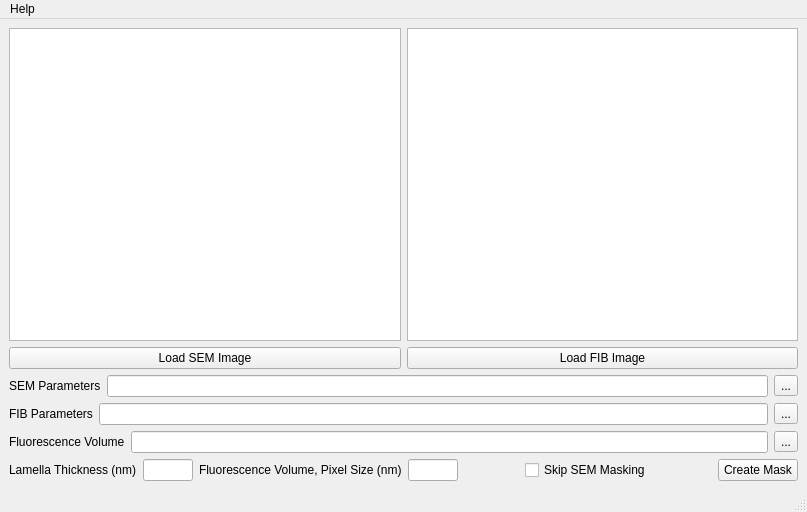
<?xml version="1.0" encoding="UTF-8"?>
<ui version="4.0">
 <class>MainWindow</class>
 <widget class="QMainWindow" name="MainWindow">
  <property name="geometry">
   <rect>
    <x>0</x>
    <y>0</y>
    <width>807</width>
    <height>512</height>
   </rect>
  </property>
  <property name="windowTitle">
   <string>Create Mask</string>
  </property>
  <widget class="QWidget" name="centralwidget">
   <layout class="QVBoxLayout" name="verticalLayout">
    <item>
     <layout class="QHBoxLayout" name="horizontalLayout_graphicsViews">
      <item>
       <widget class="QGraphicsView" name="graphicsView_SEM">
        <property name="sizePolicy">
         <sizepolicy hsizetype="MinimumExpanding" vsizetype="MinimumExpanding">
          <horstretch>0</horstretch>
          <verstretch>0</verstretch>
         </sizepolicy>
        </property>
        <property name="minimumSize">
         <size>
          <width>384</width>
          <height>256</height>
         </size>
        </property>
       </widget>
      </item>
      <item>
       <widget class="QGraphicsView" name="graphicsView_FIB">
        <property name="sizePolicy">
         <sizepolicy hsizetype="MinimumExpanding" vsizetype="MinimumExpanding">
          <horstretch>0</horstretch>
          <verstretch>0</verstretch>
         </sizepolicy>
        </property>
        <property name="minimumSize">
         <size>
          <width>384</width>
          <height>256</height>
         </size>
        </property>
       </widget>
      </item>
     </layout>
    </item>
    <item>
     <layout class="QHBoxLayout" name="horizontalLayout_buttons">
      <item>
       <widget class="QPushButton" name="pushButton_SEMimage">
        <property name="text">
         <string>Load SEM Image</string>
        </property>
       </widget>
      </item>
      <item>
       <widget class="QPushButton" name="pushButton_FIBimage">
        <property name="text">
         <string>Load FIB Image</string>
        </property>
       </widget>
      </item>
     </layout>
    </item>
    <item>
     <layout class="QHBoxLayout" name="horizontalLayout_SEMparam">
      <item>
       <widget class="QLabel" name="label_SEMparam">
        <property name="text">
         <string>SEM Parameters</string>
        </property>
       </widget>
      </item>
      <item>
       <widget class="QLineEdit" name="lineEdit_SEMparam"/>
      </item>
      <item>
       <widget class="QToolButton" name="toolButton_SEMparam">
        <property name="text">
         <string>...</string>
        </property>
       </widget>
      </item>
     </layout>
    </item>
    <item>
     <layout class="QHBoxLayout" name="horizontalLayout_FIBparam">
      <item>
       <widget class="QLabel" name="label_FIBparam">
        <property name="text">
         <string>FIB Parameters</string>
        </property>
       </widget>
      </item>
      <item>
       <widget class="QLineEdit" name="lineEdit_FIBparam"/>
      </item>
      <item>
       <widget class="QToolButton" name="toolButton_FIBparam">
        <property name="text">
         <string>...</string>
        </property>
       </widget>
      </item>
     </layout>
    </item>
    <item>
     <layout class="QHBoxLayout" name="horizontalLayout_fluoVolume">
      <item>
       <widget class="QLabel" name="label_fluoVolume">
        <property name="text">
         <string>Fluorescence Volume</string>
        </property>
       </widget>
      </item>
      <item>
       <widget class="QLineEdit" name="lineEdit_fluoVolume"/>
      </item>
      <item>
       <widget class="QToolButton" name="toolButton_fluoVolume">
        <property name="text">
         <string>...</string>
        </property>
       </widget>
      </item>
     </layout>
    </item>
    <item>
     <layout class="QHBoxLayout" name="horizontalLayout_maskParam">
      <item>
       <widget class="QLabel" name="label_lmThickness">
        <property name="text">
         <string>Lamella Thickness (nm)</string>
        </property>
       </widget>
      </item>
      <item>
       <widget class="QLineEdit" name="lineEdit_thickness">
        <property name="sizePolicy">
         <sizepolicy hsizetype="Fixed" vsizetype="Fixed">
          <horstretch>0</horstretch>
          <verstretch>0</verstretch>
         </sizepolicy>
        </property>
        <property name="maximumSize">
         <size>
          <width>50</width>
          <height>16777215</height>
         </size>
        </property>
        <property name="alignment">
         <set>Qt::AlignCenter</set>
        </property>
       </widget>
      </item>
      <item>
       <widget class="QLabel" name="label_fluoPxSize">
        <property name="text">
         <string>Fluorescence Volume, Pixel Size (nm)</string>
        </property>
       </widget>
      </item>
      <item>
       <widget class="QLineEdit" name="lineEdit_fluoPxSize">
        <property name="sizePolicy">
         <sizepolicy hsizetype="Fixed" vsizetype="Fixed">
          <horstretch>0</horstretch>
          <verstretch>0</verstretch>
         </sizepolicy>
        </property>
        <property name="maximumSize">
         <size>
          <width>50</width>
          <height>16777215</height>
         </size>
        </property>
       </widget>
      </item>
      <item>
       <spacer name="horizontalSpacer">
        <property name="orientation">
         <enum>Qt::Horizontal</enum>
        </property>
        <property name="sizeHint" stdset="0">
         <size>
          <width>40</width>
          <height>20</height>
         </size>
        </property>
       </spacer>
      </item>
      <item>
       <widget class="QCheckBox" name="checkBox_skipSEM">
        <property name="text">
         <string>Skip SEM Masking</string>
        </property>
       </widget>
      </item>
      <item>
       <spacer name="horizontalSpacer_2">
        <property name="orientation">
         <enum>Qt::Horizontal</enum>
        </property>
        <property name="sizeHint" stdset="0">
         <size>
          <width>40</width>
          <height>20</height>
         </size>
        </property>
       </spacer>
      </item>
      <item>
       <widget class="QPushButton" name="pushButton_createMask">
        <property name="text">
         <string>Create Mask</string>
        </property>
       </widget>
      </item>
     </layout>
    </item>
   </layout>
  </widget>
  <widget class="QStatusBar" name="statusbar"/>
  <widget class="QMenuBar" name="menuBar">
   <property name="geometry">
    <rect>
     <x>0</x>
     <y>0</y>
     <width>807</width>
     <height>22</height>
    </rect>
   </property>
   <widget class="QMenu" name="menuHelp">
    <property name="title">
     <string>Help</string>
    </property>
    <addaction name="actionDocumentation"/>
   </widget>
   <addaction name="menuHelp"/>
  </widget>
  <action name="actionDocumentation">
   <property name="text">
    <string>Documentation</string>
   </property>
  </action>
 </widget>
 <resources/>
 <connections/>
</ui>
